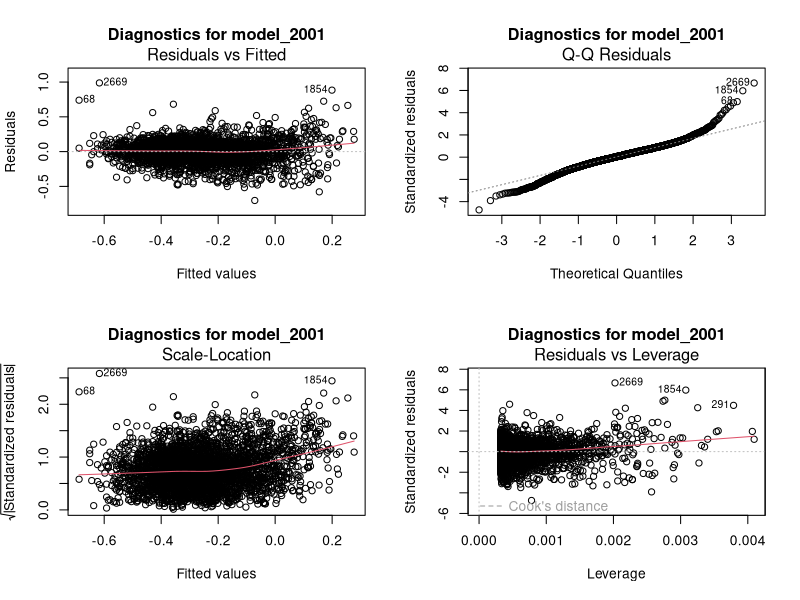
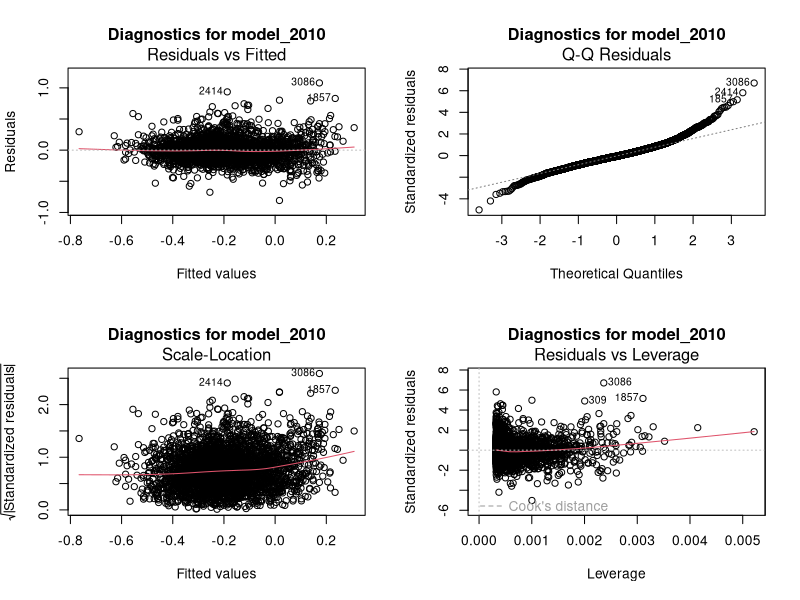
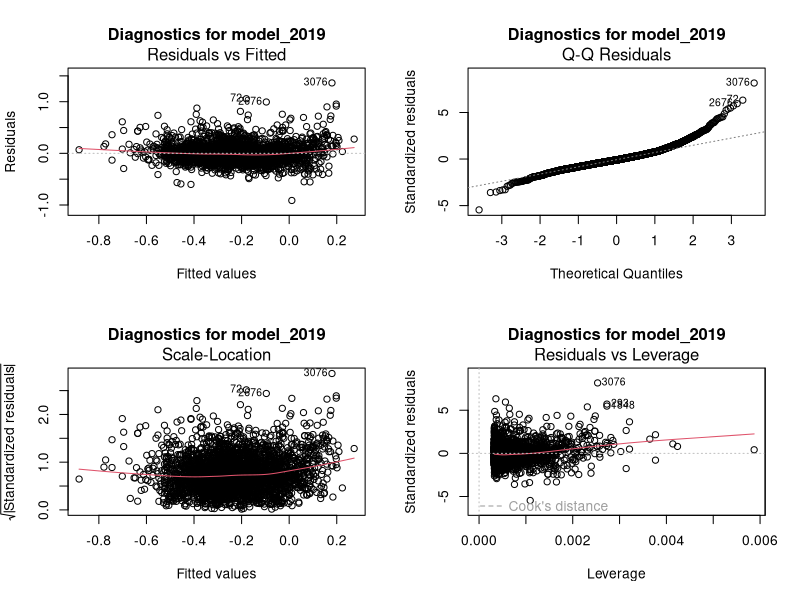
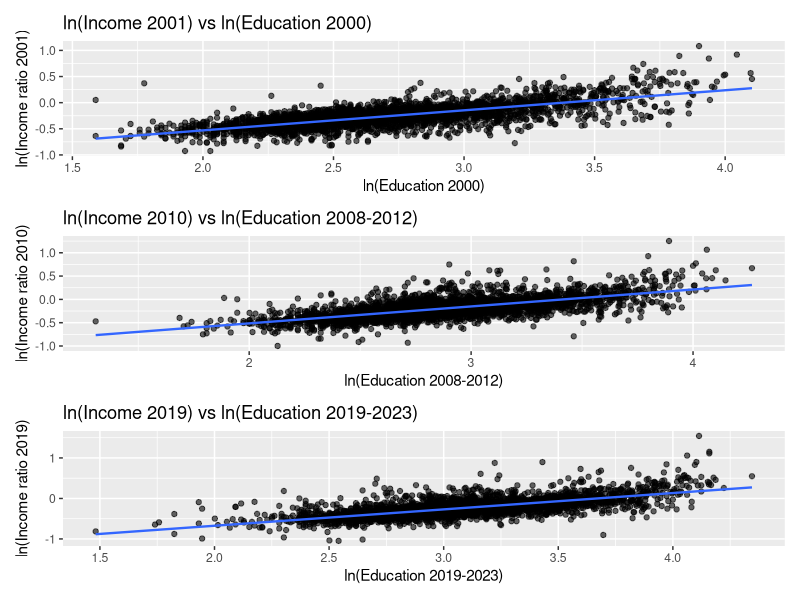

Source code (R) for these figures, in order:
## ---- chunk 1
knitr::opts_chunk$set(echo = TRUE)
## ---- chunk 2
library(dplyr)
library(readr)
library(stringr)

edu    <- read_csv("Data/Counties_Education_All_Counties.csv")
income <- read_csv("Data/County_Per_Capita_Income_Ratios.csv")

income_filtered <- income %>%
  filter(str_detect(Description, regex("income ratio", ignore_case = TRUE)))

edu  <- edu  %>% mutate(FIPS = str_pad(str_trim(FIPS)   , 5, pad = "0"))
income_filtered <- income_filtered %>%
  mutate(FIPS = str_pad(str_trim(GeoFIPS), 5, pad = "0"))

edu_clean <- edu %>%
  select(FIPS,
         edu_2000       = `2000`,
         edu_2008_2012  = `2008-2012`,
         edu_2019_2023  = `2019-2023`)

income_clean <- income_filtered %>%
  select(FIPS,
         inc_2001 = `2001`,
         inc_2010 = `2010`,
         inc_2019 = `2019`)

merged <- inner_join(edu_clean, income_clean, by = "FIPS")
cat("Rows after merge:", nrow(merged), "\n")

clean_df <- function(df, inc_col, edu_col) {
  df %>%
    filter(!is.na(.data[[inc_col]]) &  .data[[inc_col]]  > 0,
           !is.na(.data[[edu_col]]) & .data[[edu_col]] > 0)
}

df_2001 <- clean_df(merged, "inc_2001", "edu_2000")
cat("Rows in model_2001:", nrow(df_2001), "\n")
model_2001 <- lm(log(inc_2001) ~ log(edu_2000), data = df_2001)

df_2010 <- clean_df(merged, "inc_2010", "edu_2008_2012")
cat("Rows in model_2010:", nrow(df_2010), "\n")
model_2010 <- lm(log(inc_2010) ~ log(edu_2008_2012), data = df_2010)

df_2019 <- clean_df(merged, "inc_2019", "edu_2019_2023")
cat("Rows in model_2019:", nrow(df_2019), "\n")
model_2019 <- lm(log(inc_2019) ~ log(edu_2019_2023), data = df_2019)

par(mfrow = c(2, 2))
plot(model_2001, main = "Diagnostics for model_2001")
plot(model_2010, main = "Diagnostics for model_2010")
plot(model_2019, main = "Diagnostics for model_2019")

library(lmtest)
bptest(model_2001)
bptest(model_2010)
bptest(model_2019)

shapiro.test(residuals(model_2001))
shapiro.test(residuals(model_2010))
shapiro.test(residuals(model_2019))

# The models meet the linearity assumptions, but fail to satisfy normality of residuals. While a few observations have an influence, there are no extreme outliers.

summary(model_2001)
summary(model_2010)
summary(model_2019)

library(ggplot2)
library(patchwork)

p1 <- ggplot(df_2001,
             aes(x = log(edu_2000), y = log(inc_2001))) +
  geom_point(alpha = .6) +
  geom_smooth(method = "lm", se = FALSE, linewidth = .8) +
  labs(title = "ln(Income 2001) vs ln(Education 2000)",
       x = "ln(Education 2000)",
       y = "ln(Income ratio 2001)")

p2 <- ggplot(df_2010,
             aes(x = log(edu_2008_2012), y = log(inc_2010))) +
  geom_point(alpha = .6) +
  geom_smooth(method = "lm", se = FALSE, linewidth = .8) +
  labs(title = "ln(Income 2010) vs ln(Education 2008‑2012)",
       x = "ln(Education 2008‑2012)",
       y = "ln(Income ratio 2010)")

p3 <- ggplot(df_2019,
             aes(x = log(edu_2019_2023), y = log(inc_2019))) +
  geom_point(alpha = .6) +
  geom_smooth(method = "lm", se = FALSE, linewidth = .8) +
  labs(title = "ln(Income 2019) vs ln(Education 2019‑2023)",
       x = "ln(Education 2019‑2023)",
       y = "ln(Income ratio 2019)")

(p1 / p2 / p3) + patchwork::plot_layout(guides = "collect")
